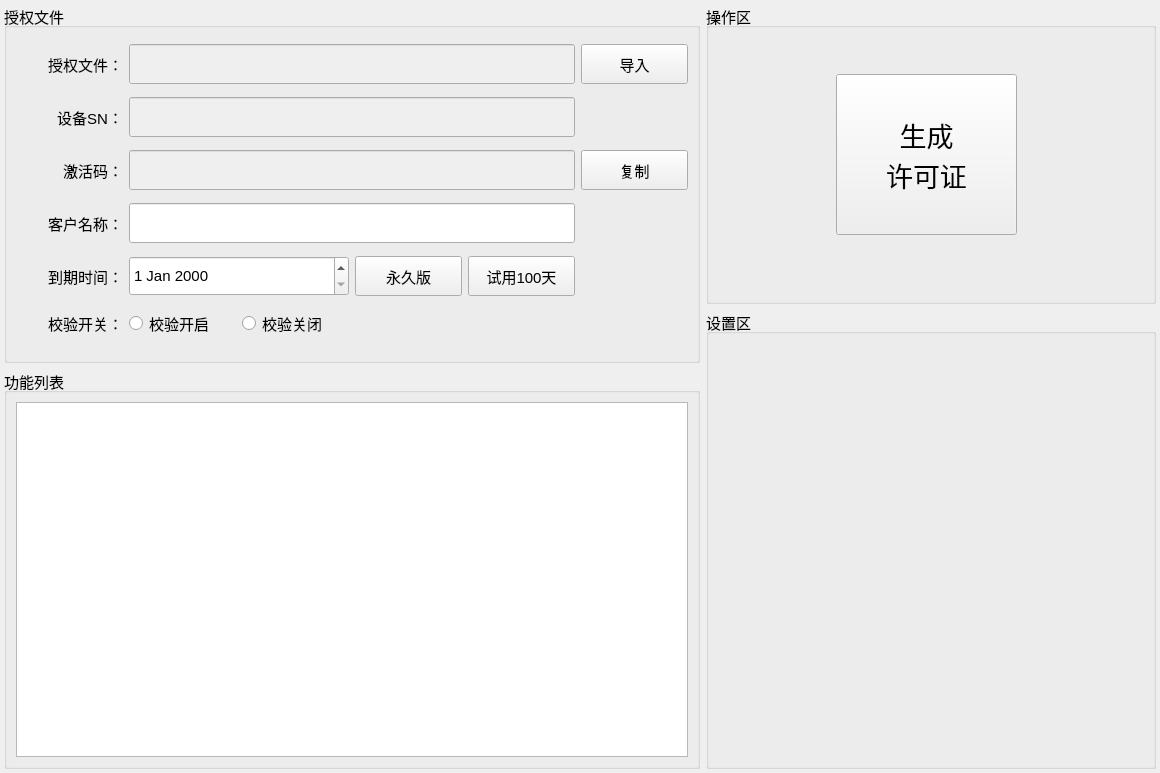
<?xml version="1.0" encoding="UTF-8"?>
<ui version="4.0">
 <class>Keygen</class>
 <widget class="QWidget" name="Keygen">
  <property name="geometry">
   <rect>
    <x>0</x>
    <y>0</y>
    <width>1160</width>
    <height>773</height>
   </rect>
  </property>
  <property name="windowTitle">
   <string>Form</string>
  </property>
  <layout class="QGridLayout" name="gridLayout_2">
   <property name="leftMargin">
    <number>4</number>
   </property>
   <property name="topMargin">
    <number>4</number>
   </property>
   <property name="rightMargin">
    <number>4</number>
   </property>
   <property name="bottomMargin">
    <number>4</number>
   </property>
   <property name="verticalSpacing">
    <number>6</number>
   </property>
   <item row="0" column="0">
    <layout class="QVBoxLayout" name="verticalLayout_3">
     <item>
      <widget class="QGroupBox" name="settingsBox_4">
       <property name="font">
        <font>
         <pointsize>11</pointsize>
        </font>
       </property>
       <property name="title">
        <string>授权文件</string>
       </property>
       <layout class="QGridLayout" name="gridLayout">
        <item row="0" column="0">
         <widget class="QLabel" name="label_5">
          <property name="font">
           <font>
            <pointsize>11</pointsize>
           </font>
          </property>
          <property name="text">
           <string>授权文件：</string>
          </property>
          <property name="alignment">
           <set>Qt::AlignRight|Qt::AlignTrailing|Qt::AlignVCenter</set>
          </property>
         </widget>
        </item>
        <item row="0" column="1" colspan="4">
         <widget class="QLineEdit" name="lineEditFilePath">
          <property name="enabled">
           <bool>false</bool>
          </property>
          <property name="minimumSize">
           <size>
            <width>0</width>
            <height>40</height>
           </size>
          </property>
          <property name="font">
           <font>
            <pointsize>11</pointsize>
           </font>
          </property>
         </widget>
        </item>
        <item row="0" column="5">
         <widget class="QPushButton" name="openFileButton">
          <property name="minimumSize">
           <size>
            <width>0</width>
            <height>40</height>
           </size>
          </property>
          <property name="font">
           <font>
            <pointsize>11</pointsize>
           </font>
          </property>
          <property name="text">
           <string>导入</string>
          </property>
         </widget>
        </item>
        <item row="1" column="0">
         <widget class="QLabel" name="label">
          <property name="font">
           <font>
            <pointsize>11</pointsize>
           </font>
          </property>
          <property name="text">
           <string>设备SN：</string>
          </property>
          <property name="alignment">
           <set>Qt::AlignRight|Qt::AlignTrailing|Qt::AlignVCenter</set>
          </property>
         </widget>
        </item>
        <item row="1" column="1" colspan="4">
         <widget class="QLineEdit" name="lineEditDeviceSn">
          <property name="enabled">
           <bool>false</bool>
          </property>
          <property name="minimumSize">
           <size>
            <width>0</width>
            <height>40</height>
           </size>
          </property>
          <property name="font">
           <font>
            <pointsize>11</pointsize>
           </font>
          </property>
         </widget>
        </item>
        <item row="2" column="0">
         <widget class="QLabel" name="label_4">
          <property name="font">
           <font>
            <pointsize>11</pointsize>
           </font>
          </property>
          <property name="text">
           <string>激活码：</string>
          </property>
          <property name="alignment">
           <set>Qt::AlignRight|Qt::AlignTrailing|Qt::AlignVCenter</set>
          </property>
         </widget>
        </item>
        <item row="2" column="1" colspan="4">
         <widget class="QLineEdit" name="activeCode">
          <property name="enabled">
           <bool>false</bool>
          </property>
          <property name="minimumSize">
           <size>
            <width>0</width>
            <height>40</height>
           </size>
          </property>
          <property name="font">
           <font>
            <pointsize>11</pointsize>
           </font>
          </property>
         </widget>
        </item>
        <item row="2" column="5">
         <widget class="QPushButton" name="copyBtn">
          <property name="minimumSize">
           <size>
            <width>0</width>
            <height>40</height>
           </size>
          </property>
          <property name="font">
           <font>
            <pointsize>11</pointsize>
           </font>
          </property>
          <property name="text">
           <string>复制</string>
          </property>
         </widget>
        </item>
        <item row="3" column="0">
         <widget class="QLabel" name="label_2">
          <property name="font">
           <font>
            <pointsize>11</pointsize>
           </font>
          </property>
          <property name="text">
           <string>客户名称：</string>
          </property>
          <property name="alignment">
           <set>Qt::AlignRight|Qt::AlignTrailing|Qt::AlignVCenter</set>
          </property>
         </widget>
        </item>
        <item row="3" column="1" colspan="4">
         <widget class="QLineEdit" name="lineEditCustomer">
          <property name="minimumSize">
           <size>
            <width>0</width>
            <height>40</height>
           </size>
          </property>
          <property name="font">
           <font>
            <pointsize>11</pointsize>
           </font>
          </property>
         </widget>
        </item>
        <item row="4" column="0">
         <widget class="QLabel" name="label_3">
          <property name="font">
           <font>
            <pointsize>11</pointsize>
           </font>
          </property>
          <property name="text">
           <string>到期时间：</string>
          </property>
          <property name="alignment">
           <set>Qt::AlignRight|Qt::AlignTrailing|Qt::AlignVCenter</set>
          </property>
         </widget>
        </item>
        <item row="4" column="1" colspan="2">
         <widget class="QDateEdit" name="dateEditExpire">
          <property name="minimumSize">
           <size>
            <width>0</width>
            <height>40</height>
           </size>
          </property>
          <property name="font">
           <font>
            <pointsize>11</pointsize>
           </font>
          </property>
         </widget>
        </item>
        <item row="4" column="3">
         <widget class="QPushButton" name="formBtn">
          <property name="minimumSize">
           <size>
            <width>0</width>
            <height>40</height>
           </size>
          </property>
          <property name="font">
           <font>
            <pointsize>11</pointsize>
           </font>
          </property>
          <property name="text">
           <string>永久版</string>
          </property>
         </widget>
        </item>
        <item row="4" column="4">
         <widget class="QPushButton" name="tiralBtn">
          <property name="minimumSize">
           <size>
            <width>0</width>
            <height>40</height>
           </size>
          </property>
          <property name="font">
           <font>
            <pointsize>11</pointsize>
           </font>
          </property>
          <property name="text">
           <string>试用100天</string>
          </property>
         </widget>
        </item>
        <item row="5" column="0">
         <widget class="QLabel" name="label_6">
          <property name="font">
           <font>
            <pointsize>11</pointsize>
           </font>
          </property>
          <property name="text">
           <string>校验开关：</string>
          </property>
          <property name="alignment">
           <set>Qt::AlignRight|Qt::AlignTrailing|Qt::AlignVCenter</set>
          </property>
         </widget>
        </item>
        <item row="5" column="1">
         <widget class="QRadioButton" name="verOnBtn">
          <property name="text">
           <string>校验开启</string>
          </property>
         </widget>
        </item>
        <item row="5" column="2">
         <widget class="QRadioButton" name="verOffBtn">
          <property name="text">
           <string>校验关闭</string>
          </property>
         </widget>
        </item>
       </layout>
      </widget>
     </item>
     <item>
      <widget class="QGroupBox" name="settingsBox_3">
       <property name="maximumSize">
        <size>
         <width>16777215</width>
         <height>400</height>
        </size>
       </property>
       <property name="font">
        <font>
         <pointsize>11</pointsize>
        </font>
       </property>
       <property name="title">
        <string>功能列表</string>
       </property>
       <layout class="QVBoxLayout" name="verticalLayout">
        <item>
         <widget class="QTableWidget" name="tableFeatures">
          <property name="font">
           <font>
            <pointsize>11</pointsize>
           </font>
          </property>
         </widget>
        </item>
       </layout>
      </widget>
     </item>
    </layout>
   </item>
   <item row="0" column="1">
    <layout class="QVBoxLayout" name="verticalLayout_2">
     <item>
      <widget class="QGroupBox" name="settingsBox_2">
       <property name="maximumSize">
        <size>
         <width>16777215</width>
         <height>300</height>
        </size>
       </property>
       <property name="font">
        <font>
         <pointsize>11</pointsize>
        </font>
       </property>
       <property name="title">
        <string>操作区</string>
       </property>
       <widget class="QPushButton" name="generateButton">
        <property name="geometry">
         <rect>
          <x>130</x>
          <y>70</y>
          <width>181</width>
          <height>161</height>
         </rect>
        </property>
        <property name="font">
         <font>
          <pointsize>20</pointsize>
         </font>
        </property>
        <property name="text">
         <string>生成
许可证</string>
        </property>
       </widget>
      </widget>
     </item>
     <item>
      <widget class="QGroupBox" name="settingsBox">
       <property name="minimumSize">
        <size>
         <width>450</width>
         <height>0</height>
        </size>
       </property>
       <property name="maximumSize">
        <size>
         <width>480</width>
         <height>16777215</height>
        </size>
       </property>
       <property name="font">
        <font>
         <pointsize>11</pointsize>
        </font>
       </property>
       <property name="title">
        <string>设置区</string>
       </property>
      </widget>
     </item>
    </layout>
   </item>
  </layout>
 </widget>
 <resources/>
 <connections/>
</ui>
